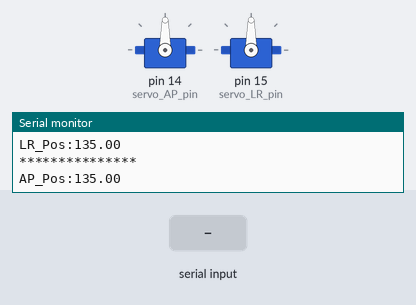
Bench run of a sketch on a simulated Arduino Uno, built with avr-gcc and run on an emulated ATmega328P. On the bench: 2 × servo, the last lines printed to the serial monitor. The test bench sets the inputs (shaded band).

Above: at 2.2 s.
2.3 s: "A90\n" received over Serial
At 3.0 s:
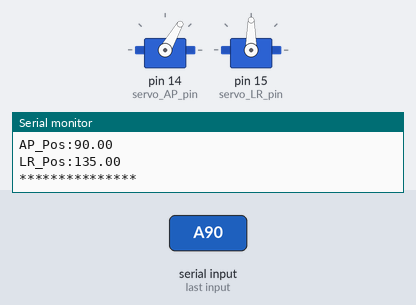
3.8 s: byte 65 ('A') received over Serial
At 5.3 s:
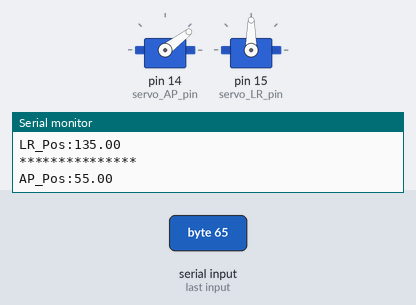
6.3 s: byte 82 ('R') received over Serial
At 8.5 s:
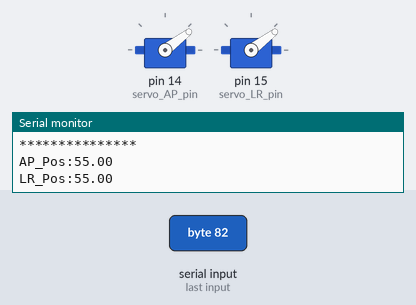
8.8 s: "R90\n" received over Serial
At 9.9 s:
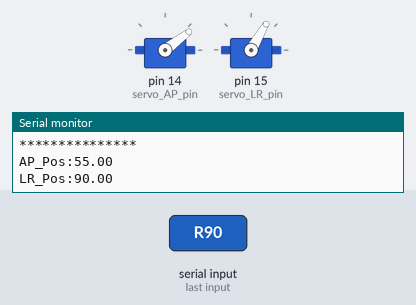
10.3 s: "A90\n" received over Serial
At 11.0 s:
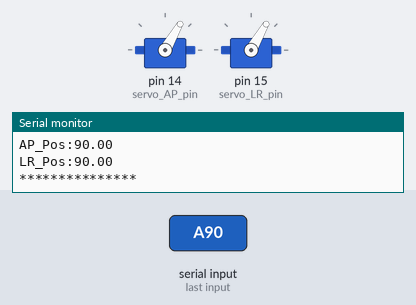
11.8 s: "R,45\n" received over Serial
At 13.3 s:
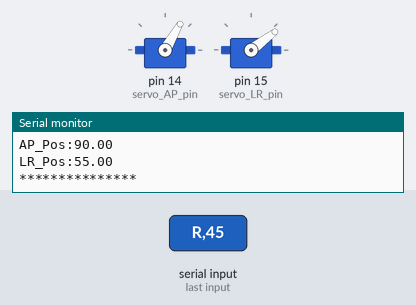
Timing chart, 0 to 14.3 s (numbered marks = the images above; inputs shaded):
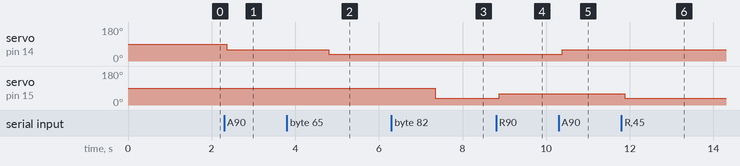

Measured:
- after the input at 2.3 s, servo on pin 14 (servo_AP_pin): 90° → 60° after 0.06 s
- after the input at 3.8 s, servo on pin 14 (servo_AP_pin): 60° → 37° after 1.0 s
- after the input at 6.3 s, servo on pin 15 (servo_LR_pin): 90° → 37° after 1.0 s
- after the input at 8.8 s, servo on pin 15 (servo_LR_pin): 37° → 60° after 0.08 s
- after the input at 10.3 s, servo on pin 14 (servo_AP_pin): 37° → 60° after 0.08 s
- after the input at 11.8 s, servo on pin 15 (servo_LR_pin): 60° → 37° after 0.08 s

The sketch:

SERVO_CALIBRATION.ino
```cpp
/*
SERVO CALIBRATION SCRIPT - Michael Feldkamp, ME 8284, Originally written December 2024
GITHUB: https://github.com/noesantib1999/ICE_ICE
Purpose: This script directly controls the positions of each servo for use in initial hardware assembly and troubleshooting.
Implementation: Servos are initially moved to "servo_center_pos" defaulting at 135 degrees. Script will then accept serial inputs to control servo position via the following format:
                "Axx" will set the Anterior-Posterior (AP) servo to the float value xx.
                "Ryy" will set the Left-Right (LR) servo to the float value xx.
                Should accept only one input at a time. Any other input formats will be ignored.
Instructions:
  General:  Ensure that servos are connected to power and their respective pins. Connect the Teensy to a computer establishing a USB connection.
  Assembly: Prior to assembling the ICE hardware, ensure servos can spin freely and positions are set to 135 using this script. Assemble servo gear interface with the ICE
            catheter in its home position (completely straight). Once assembled, ensure servos can spin by setting the position to a slightly different value using the above format.
            Progressively test values closer to both 0 and 270 and identify the furthest distance the servos can spin from the home position. Use this to update "servo_pos_limit" for
            both this script and "TEENSY_INTERFACE."

*/

#include <Servo.h>

// Pin definitions:
#define servo_AP_pin 14
#define servo_LR_pin 15

// System definitions:
#define servo_pos_limit 80 // Maximum amount servo should turn in a given direction in degrees, max is 135
#define servo_center_pos 135 // Servo position when catheter is straight

Servo servo_AP;
Servo servo_LR;

float cmd_Pos_AP = 0;
float cmd_Pos_LR = 0;

float setServoPos(Servo &servoObj,float cmdPos){
  //cmdPos is in degrees. This needs to be constrained and then remapped to microseconds
  float cmdPos_constrained = constrain(cmdPos,servo_center_pos-servo_pos_limit,servo_center_pos+servo_pos_limit); //Constrains the command degrees to center +- limit
  int cmdPos_micros = map(cmdPos_constrained,0, 270, 500, 2500); // The servo operates between 0 and 270 degrees for 500-2500 microseconds
  servoObj.writeMicroseconds(cmdPos_micros); // Using microseconds instead of regular servo.write() due to servo functionality;
  return cmdPos_constrained; // Rewrite the command position to the constrained position.
}

void handleSerialInput(float* cmd_Pos_AP, float* cmd_Pos_LR){
  while ( Serial.available() ){
    int inByte = Serial.read();
    switch (inByte) {
      case 'A':
        *cmd_Pos_AP = Serial.parseFloat();
        Serial.print("AP set to "); Serial.print(*cmd_Pos_AP); Serial.print("\n");
        break;
      case 'R':
        *cmd_Pos_LR = Serial.parseFloat();
        Serial.print("LR set to "); Serial.print(*cmd_Pos_LR); Serial.print("\n");
        break;
      default:
        Serial.println("ERROR: Failed to parse input");

    }
  }
}

void setup() {
  Serial.begin(9600);
  Serial.println("Serial connected, running initial setup: ");
  delay(500);

  servo_AP.attach(servo_AP_pin,500,2500);
  servo_LR.attach(servo_LR_pin,500,2500);

  // Put both servos to middle position
  cmd_Pos_AP = setServoPos(servo_AP,servo_center_pos);
  cmd_Pos_LR = setServoPos(servo_LR,servo_center_pos);

  Serial.println("Now accepting commands: ");
  delay(500);
  Serial.clear();
}

void loop() {
  delay(10);
  handleSerialInput(&cmd_Pos_AP, &cmd_Pos_LR); // Adjust servo position command using this function. Commands must be 0-270 based on our current servo

  cmd_Pos_AP = setServoPos(servo_AP,cmd_Pos_AP);
  cmd_Pos_LR = setServoPos(servo_LR,cmd_Pos_LR);

  Serial.print("AP_Pos:"); Serial.println(cmd_Pos_AP);
  Serial.print("LR_Pos:"); Serial.println(cmd_Pos_LR);
  Serial.println("***************");
}
```
